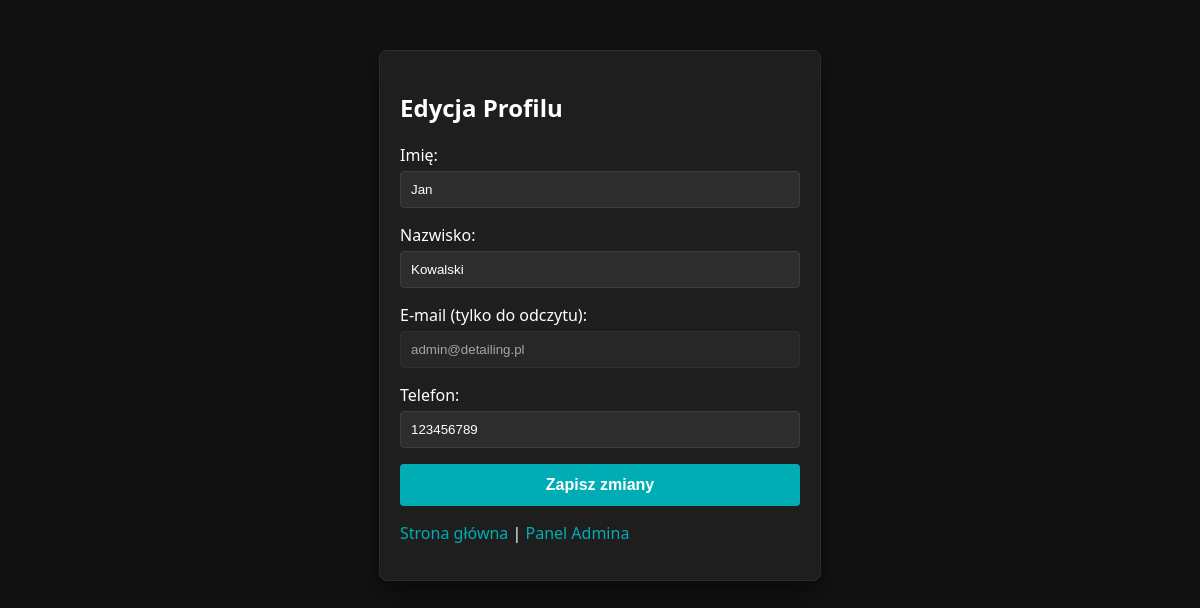
The app's page /profile.php (signed in) with its own data.
### tables this page shows
CREATE TABLE users (
                       id INT AUTO_INCREMENT PRIMARY KEY,
                       name VARCHAR(50) NOT NULL,
                       surname VARCHAR(50) NOT NULL,
                       email VARCHAR(100) NOT NULL UNIQUE,
                       password VARCHAR(255) NOT NULL,
                       phone VARCHAR(20) NOT NULL,
                       role ENUM('client', 'employee', 'admin') DEFAULT 'client',
                       active TINYINT(1) DEFAULT 1,
                       created_at TIMESTAMP DEFAULT CURRENT_TIMESTAMP
);

### public/profile.php (the view, shortened to what this page needs)
<?php
require_once __DIR__ . '/../config/db.php';
$user_id = $_SESSION['user_id'];
$stmt = $pdo->prepare("SELECT name, surname, email, phone, role FROM users WHERE id = ?");
$stmt->execute([$user_id]);
$current_user = $stmt->fetch();
?>
<!DOCTYPE html>
<html lang="pl">
<head>
    <link rel="stylesheet" href="../css/style.css">
</head>
<body>
    <div style="max-width: 400px; margin: 50px auto; padding: 20px; border: 1px solid #ccc; border-radius: 8px;">
        <h2>Edycja Profilu</h2>
        <form action="profile.php" method="POST">
            <p><label>Imię:<br><input type="text" name="name" value="<?php echo htmlspecialchars($current_user['name']); ?>" required></label></p>
            <p><label>Nazwisko:<br><input type="text" name="surname" value="<?php echo htmlspecialchars($current_user['surname']); ?>" required></label></p>
            <p><label>E-mail (tylko do odczytu):<br><input type="email" value="<?php echo htmlspecialchars($current_user['email']); ?>" disabled style="opacity: 0.6;"></label></p>
            <p><label>Telefon:<br><input type="text" name="phone" value="<?php echo htmlspecialchars($current_user['phone']); ?>" required></label></p>
            <p><button type="submit">Zapisz zmiany</button></p>
        </form>
        <p>
            <a href="index.php">Strona główna</a> |
            <?php if ($current_user['role'] === 'admin'): ?>
                <a href="admin_panel.php">Panel Admina</a>
            <?php elseif ($current_user['role'] === 'employee'): ?>
                <a href="employee_panel.php">Panel Pracownika</a>
            <?php else: ?>
                <a href="client_panel.php">Panel Klienta</a>
            <?php endif; ?>
        </p>
    </div>
</body>
</html>

### css/style.css (style rules this page uses)
body { font-family: 'Segoe UI', Tahoma, Geneva, Verdana, sans-serif; background-color: #121212; color: #e0e0e0; margin: 0; padding: 0; }
a { color: #00adb5; text-decoration: none; }
div[style*="max-width: 400px"] { background-color: #1e1e1e !important; border: 1px solid #2d2d2d !important; border-radius: 8px; box-shadow: 0 10px 25px rgba(0,0,0,0.5); color: #ffffff; }
input[type="text"], input[type="email"], input[type="password"] { width: 100%; padding: 10px; margin-top: 5px; background-color: #2d2d2d; border: 1px solid #3d3d3d; border-radius: 4px; color: #ffffff; box-sizing: border-box; }
button { width: 100%; padding: 12px; background-color: #00adb5; color: #ffffff; border: none; border-radius: 4px; font-weight: bold; cursor: pointer; font-size: 16px; transition: background-color 0.2s; }

### records on screen
users: name "Jan", surname "Kowalski", email "admin@detailing.pl", phone "123456789"
